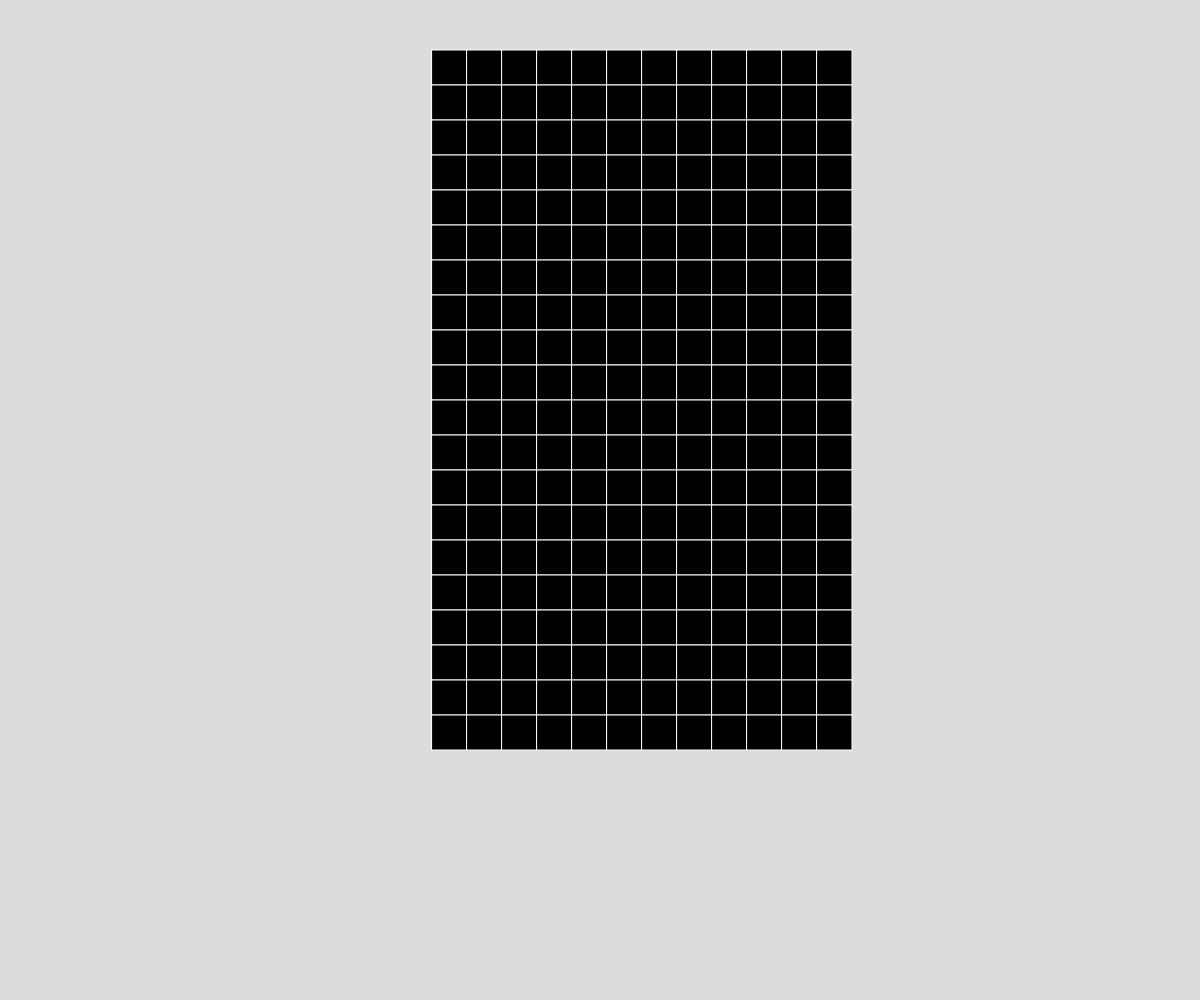
Frame 1 (no input)
Frame 60 (no input): identical to frame 1, image omitted
Frame 120 (the mouse pressed at the canvas centre since frame 60): identical to frame 1, image omitted

The p5.js sketch that drew this single still picture (run headless with seeded random() and noise() and a simulated clock; from frame 60 on, the mouse is pressed at the canvas centre):

// p5.js sketch
// ── sketch.js
// player in grid

let ROWS; 
let COLS;
let grid, cellWidth, cellHeight;
let sidePadding;
let topPadding;
let gridHeight;
let gridWidth;
let rightKey = false;
let leftKey = false;
let upKey = false;
let downKey = false;
let dropping = false;
let createBlock = false;
let dropTime;
let timer;
let yCor = 0;
let xCor = 6;
let iBlock, lBlock, jBlock, zBlock, sBlock, oBlock, tBlock;
let blockList;
let iBlockList, lBlockList, jBlockList, zBlockList, sBlockList, oBlockList, tBlockList;
let block;
let blockColor;
let permanentColor;
let blockOrientation;
let rotateCount = 0;
let counter;
let nextBlockCols;
let nextBlockRows;
let respawn = false;
let finalShape;
let finalXcor;
let finalYcor;
let finalOrientation;



function setup() {
  iBlock = [[1, 1, 1, 1]];
  let iBlockInverse = [[0, 1], [0,1], [0,1], [0,1]];

  lBlock = [[0, 0, 1, 0], [1, 1, 1, 0]];
  let lBlockInverse1 = [[1], [1], [1, 1]];
  let lBlockInverse2 = [[1, 1, 1], [1]];
  let lBlockInverse3 = [[1, 1],[0, 1], [0, 1]];

  jBlock = [[1, 0, 0, 0], [1, 1, 1, 0]];
  let jBlockInverse1 = [[1, 1], [1], [1]];
  let jBlockInverse2 = [[1, 1, 1], [0, 0, 1]];
  let jBlockInverse3 = [[0,1], [0,1],[1, 1]];


  zBlock = [[1, 1, 0, 0], [0, 1, 1, 0]];
  let zBLockInverse1 = [[0, 1], [1, 1], [1, 0]];

  sBlock = [[0, 1, 1, 0], [1, 1, 0, 0]];
  let sBlockInverse1 = [[1, 0], [1, 1], [0, 1]];

  oBlock = [[1, 1, 0, 0], [1, 1, 0, 0]];

  tBlock = [[0, 1, 0, 0], [1, 1, 1, 0]];
  let tBlockInverse1 = [[1, 0], [1, 1], [1, 0]];
  let tBlockInverse2 = [[1, 1, 1], [0, 1, 0]];
  let tBlockInverse3 = [[0, 1], [1, 1], [0, 1]];

  createCanvas(windowWidth, windowHeight);

  blockList = [iBlock, lBlock, jBlock, zBlock, sBlock, oBlock, tBlock];
  iBlockList = [iBlock, iBlockInverse];
  lBlockList = [lBlock, lBlockInverse1, lBlockInverse2, lBlockInverse3];
  jBlockList = [jBlock, jBlockInverse1, jBlockInverse2, jBlockInverse3];
  zBlockList = [zBlock, zBLockInverse1];
  sBlockList = [sBlock, sBlockInverse1];
  tBlockList = [tBlock, tBlockInverse1, tBlockInverse2, tBlockInverse3];


  //creating the grid dimesions for tetris
  gridHeight = windowHeight * 0.90;
  gridWidth = windowWidth *0.28;
  COLS = 12;
  ROWS = 20;
  cellWidth = 35;
  cellHeight = 35;

  //padding for the sides of the tetris grid
  sidePadding = (windowWidth - gridWidth)/2; 
  topPadding = (windowHeight - gridHeight)/2;

  //dimensions for the next block grid
  nextBlockCols = 

  grid = createEmptyGrid(COLS, ROWS);
}

function draw() {
  background(220);
  displayGrid();
  blockCreate();
  blockDrop();
  rotate();
}


function displayGrid() {
  for (let y = 0; y<ROWS; y++) {
    for (let x = 0; x<COLS; x++) {
      if (grid[y][x] === 0){
        fill("black");
        stroke("white");
      }
      if (grid[y][x] === 1){
        fill("turquoise");
        stroke("white");
      }
      if (grid[y][x] === 2){
        fill("blue");
        stroke("white");
      }
      if (grid[y][x] === 3){
        fill("orange");
        stroke("white");
      }
      if (grid[y][x] === 4){
        fill("yellow");
        stroke("white");
      }
      if (grid[y][x] === 5){
        fill("green");
        stroke("white");
      }
      if (grid[y][x] === 6){
        fill("purple");
        stroke("white");
      }
      if (grid[y][x] === 7){
        fill("red");
        stroke("white");
      }
      if (grid[y][x] === 8){
        fill("turquoise");
        stroke("white");
      }
      if (grid[y][x] === 9){
        fill("blue");
        stroke("white");
      }
      if (grid[y][x] === 10){
        fill("orange");
        stroke("white");
      }
      if (grid[y][x] === 11){
        fill("yellow");
        stroke("white");
      }
      if (grid[y][x] === 12){
        fill("green");
        stroke("white");
      }
      if (grid[y][x] === 13){
        fill("purple");
        stroke("white");
      }
      if (grid[y][x] === 14){
        fill("red");
        stroke("white");
      }
      if (grid[y][x === 15]) {
        fill("grey");
        stroke("black");
      }
      //creating the grid with the extra side padding 
      rect(x*cellWidth + sidePadding, y*cellHeight + topPadding, cellWidth, cellHeight); 
    }
  }
}

function createEmptyGrid(cols, rows) {
  let empty = [];
  for (let y  = 0; y < rows; y++) {
    empty.push([]);
    for (let x = 0; x < cols; x++) {
      empty[y].push(0);
    }
  }
  return empty;
}

function createNextBlockGrid(cols, rows) {
  let empty = [];
  for (let y  = 0; y < rows; y++) {
    empty.push([]);
    for (let x = 0; x < cols; x++) {
      empty[y].push(0);
    }
  }
  return empty;
}

function blockDrop() {
  // dropTime = millis();
  if (dropping) {
    if (millis() > dropTime + timer) {
      if (!respawn) {
        console.log("okok");
        newPosition();
      }
      console.log("drops");
      yCor++;
      createBlock = true;
      dropTime = millis();
      timer = 1000;
      finalXcor = xCor;
      finalYcor = yCor;
      finalShape = block;
      finalOrientation = blockOrientation;
    }
    if (rotateCount === 0 && yCor >= ROWS - block.length) {
      createBlock = true;
      dropping = false;
      console.log("stoped");
      stagnant();
      respawnBlock();
      dropping === false;
      respawn === true;
    }
    if (rotateCount !== 0 && yCor >= ROWS - blockOrientation.length) {
      createBlock = true;
      dropping = false;
      console.log("stopped");
      stagnant();
      respawnBlock();
      dropping === false;
      respawn == true;
    }
    if (downKey === true) {
      newPosition();
      yCor++;
      createBlock = true;
      downKey = false;
    }
  }
}

function keyPressed() {
  if (xCor < COLS - 4){
    if (keyCode === RIGHT_ARROW) {
      newPosition();
      rightKey = true;
      createBlock = true;
      xCor++;
    }
  }
  if (xCor>= 0) {
    if (keyCode === LEFT_ARROW) {
      newPosition();
      leftKey = true;
      xCor--;
      createBlock = true;
    }
  }
  if (keyCode === ENTER) {
    createBlock = true;
    newPosition();
    block = blockList[Math.floor(Math.random()*blockList.length)];
    dropping = true;
    dropTime = millis();
    timer = 1000;
  }
  if (keyCode === DOWN_ARROW) {
    timer = 150;
    newPosition();
  }
  if (keyCode === UP_ARROW) {
    newPosition();
    upKey = true; 
    createBlock = true;
    counter++;
  }
}

function colorPick() {
  if (block === iBlock) {
    blockColor = 1;
  }
  if (block === lBlock) {
    blockColor = 2;
  }
  if (block === jBlock) {
    blockColor = 3;
  }
  if (block === zBlock) {
    blockColor = 4;
  }
  if (block === sBlock) {
    blockColor = 5;
  }
  if (block === oBlock) {
    blockColor = 6;
  }
  if (block === tBlock) {
    blockColor = 7;
  }
}

function colorPickPerma() {
  if (finalShape  === iBlock) {
    permanentColor = 8;
  }
  if (finalShape  === lBlock) {
    permanentColor = 9;
  }
  if (finalShape  === jBlock) {
    permanentColor = 10;
  }
  if (finalShape  === zBlock) {
    permanentColor = 11;
  }
  if (finalShape  === sBlock) {
    permanentColor = 12;
  }
  if (finalShape === oBlock) {
    permanentColor = 13;
  }
  if (finalShape  === tBlock) {
    permanentColor = 14;
  }
}

//clears previous postion of the tetris block
function newPosition() {
  if (rightKey || leftKey || upKey || dropping) {
    for (let i = 0; i <= 4; i++) {
      for (let j = 0; j <= block.length; j++) {
        if (grid[yCor + j][xCor + i] === blockColor) {
          grid[yCor + j][xCor + i] = 0;
          console.log("yup");
        }
      }
    }
  }
}

function blockCreate() {
  //I-Block creation 
  let initialX = xCor;
  let initialY = yCor;
  if (createBlock && !upKey) {
    console.log("yes");
    colorPick();
    if (rotateCount === 0) {
      for (let i = 0; i < block.length; i++) {
        if (i > 0) {
          yCor++;
        }
        for (let j = 0; j < block[i].length; j++) {
          xCor++;
          if (block[i][j] === 1) {
            grid[yCor][xCor] = blockColor;
          }
        }
        xCor = initialX;
        yCor = initialY;
      }
      createBlock = false;
      rightKey = false;
      leftKey = false;
    }
    else {
      for (let i = 0; i < blockOrientation.length; i++) {
        if (i > 0) {
          yCor++;
        }
        for (let j = 0; j < blockOrientation[i].length; j++) {
          xCor++;
          if (blockOrientation[i][j] === 1) {
            grid[yCor][xCor] = blockColor;
          }
        }
        xCor = initialX;
      }
      yCor = initialY;
      createBlock = false;
      rightKey = false;
      leftKey = false;
    }
  }

  if (createBlock && (upKey || downKey) && block !== oBlock) {
    newPosition();
    console.log("works");
    rotation();
    colorPick();
    if (block === iBlock) {
      blockOrientation = iBlockList[rotateCount];
    }
    if (block === lBlock) {
      blockOrientation = lBlockList[rotateCount];
    }
    if (block === jBlock) {
      blockOrientation = jBlockList[rotateCount];
    }
    if (block === zBlock) {
      blockOrientation = zBlockList[rotateCount];
    }
    if (block === sBlock) {
      blockOrientation = sBlockList[rotateCount];
    }
    if (block === tBlock) {
      blockOrientation = tBlockList[rotateCount];
    }
    
    for (let i = 0; i < blockOrientation.length; i++) {
      if (i > 0) {
        yCor++;
      }
      for (let j = 0; j < blockOrientation[i].length; j++) {
        xCor++;
        if (blockOrientation[i][j] === 1) {
          grid[yCor][xCor] = blockColor;
        }
      }
      xCor = initialX;
    }
  }
  yCor = initialY;
  createBlock = false;
  rightKey = false;
  leftKey = false;
  upKey = false;
  downKey = false;
}


function rotation() {
  if (upKey) {
    rotateCount++;
  }
  if (downKey) {
    rotateCount--;
  }
  if (rotateCount === 4) {
    rotateCount = 0;
  }
  if (rotateCount === 2 && (block === iBlock || block === zBlock || block === sBlock)) {
    rotateCount = 0;
  }
}
function respawnBlock() {
  yCor = 0; 
  xCor = 6;
  console.log("spawned");
  block = blockList[Math.floor(Math.random()*blockList.length)];
  createBlock === true;
  respawn === false;
  dropping = true;
  dropTime = millis();
  timer = 1000;
  rotateCount = 0;
}

function stagnant() {
  let initialX = finalXcor;
  let initialY = finalYcor;
  colorPickPerma();
  console.log("perma");
  if (rotateCount === 0) {
    for (let i = 0; i < finalShape.length; i++) {
      if (i > 0) {
        finalYcor++;
      }
      for (let j = 0; j < finalShape[i].length; j++) {
        finalXcor++;
        if (finalShape[i][j] === 1) {
          grid[finalYcor][finalXcor] = permanentColor;
        }
      }
      finalXcor = initialX;
      finalYcor = initialY;
    }
    createBlock = false;
    rightKey = false;
    leftKey = false;
  }
  else if (rotateCount > 0 ) {
    for (let i = 0; i < finalOrientation.length; i++) {
      if (i > 0) {
        finalYcor++;
      }
      for (let j = 0; j < finalOrientation[i].length; j++) {
        finalXcor++;
        if (finalOrientation[i][j] === 1) {
          grid[finalYcor][finalXcor] = permanentColor;
        }
      }
      finalXcor = initialX;
    }
    finalYcor = initialY;
    createBlock = false;
    rightKey = false;
    leftKey = false;
  }
}
